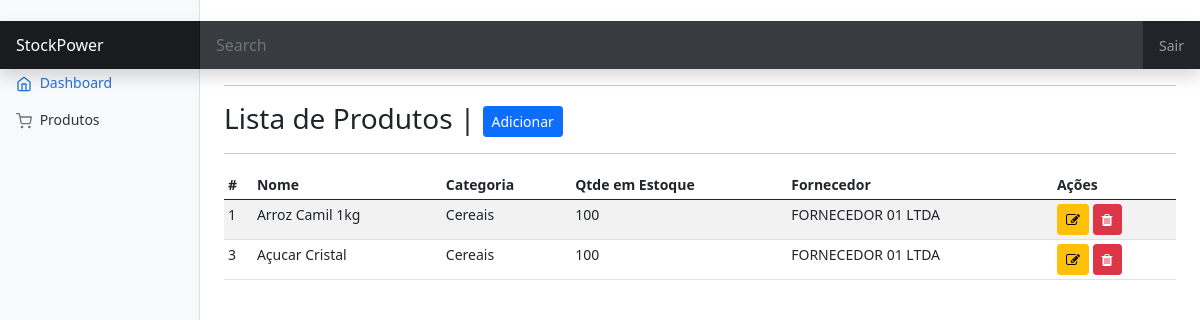
The app's page /projeto/admin.php?op=list_products with its own data.
### tables this page shows
CREATE TABLE `tb_products` (
  `id_product` int(11) NOT NULL,
  `product_name` varchar(50) NOT NULL,
  `product_category` varchar(20) NOT NULL,
  `product_stock` int(7) NOT NULL,
  `product_provider` varchar(30) NOT NULL,
  `product_created` timestamp NOT NULL DEFAULT CURRENT_TIMESTAMP
);

### projeto/admin.php (called while the page is built)
<?php
	include_once "models/config.php";
	include_once 'controller/validate.php';
	function page_content(){
		validate_options();
	}
	include_once 'views/template.php';
?>

### projeto/models/config.php (called while the page is built, shortened)
<?php
	$project_name = "/projeto";
	$project_index = "http://".$_SERVER['SERVER_NAME'].$project_name;
?>

### projeto/models/classes/Manager.class.php (called while the page is built, shortened)
<?php
	class Manager extends Connect{
		public function select_common($table, $fields, $filters, $query_extra){
			$pdo = parent::get_instance();
			$query = "SELECT ";
			if($fields != null){
				$query .= implode(", ", $fields);
			}else{
				$query .= "*";
			}
			$query .= " FROM $table";
			$statement = $pdo->prepare($query);
			$statement->execute();
			if($statement->rowCount()){
				while($result = $statement->fetch(PDO::FETCH_ASSOC)){
					$data[] = $result;
				}
			}else{
				return false;
			}
			return $data;
		}
	}
?>

### projeto/views/modules/products/list_products.php (the view, shortened to what this page needs)
<hr>
<h3>
	Lista de Produtos | <a href="?op=add_product" class="btn btn-primary btn-sm"> Adicionar </a>
</h3>
<hr>
      <div class="table-responsive">
        <table class="table table-striped table-sm">
          <thead>
            <tr>
              <th scope="col">#</th>
              <th scope="col">Nome</th>
              <th scope="col">Categoria</th>
              <th scope="col">Qtde em Estoque</th>
              <th scope="col">Fornecedor</th>
              <th scope="col">Ações</th>
            </tr>
          </thead>
          <tbody>
            <?php foreach($products as $p): ?>
            	<tr>
	              <td><?=$p['id_product'];?></td>
	              <td><?=$p['product_name'];?></td>
	              <td><?=$p['product_category'];?></td>
	              <td><?=$p['product_stock'];?></td>
	              <td><?=$p['product_provider'];?></td>
	              <td>
	              	<a href="?op=update_product&id=<?=$p['id_product'];?>" class="btn btn-warning btn-sm"> <i class="fa fa-edit"></i></a>
	              	<button class="btn btn-danger btn-sm" data-bs-toggle="modal" data-bs-target="#produto-<?=$p['id_product'];?>">
	              		<i class="fa fa-trash"></i>
	              	</button>
	              </td>
            	</tr>
	        <?php endforeach; ?>
          </tbody>
        </table>
      </div>

### projeto/views/template.php (shortened to what this page needs)
<!DOCTYPE html>
<html lang="en"><head>
    <link href="<?=$project_index;?>/views/assets/template/bootstrap.css" rel="stylesheet">
    <link rel="stylesheet" type="text/css" href="https://cdnjs.cloudflare.com/ajax/libs/font-awesome/4.7.0/css/font-awesome.css">
    <link href="<?=$project_index;?>/views/assets/template/dashboard.css" rel="stylesheet">
</head>
  <body>
<header class="navbar navbar-dark sticky-top bg-dark flex-md-nowrap p-0 shadow">
  <a class="navbar-brand col-md-3 col-lg-2 me-0 px-3" href="#"> StockPower</a>
  <input class="form-control form-control-dark w-100" type="text" placeholder="Search" aria-label="Search">
  <div class="navbar-nav">
    <div class="nav-item text-nowrap">
      <a class="nav-link px-3" href="<?=$project_index;?>/controller/logout.php"> Sair </a>
    </div>
  </div>
</header>
<div class="container-fluid">
  <div class="row">
    <?php include_once 'layout/sidebar.php'; ?>
    <main class="col-md-9 ms-sm-auto col-lg-10 px-md-4">
        <?php page_content(); ?>
    </main>
  </div>
</div>
</body></html>

### projeto/views/layout/sidebar.php (shortened to what this page needs)
<nav id="sidebarMenu" class="col-md-3 col-lg-2 d-md-block bg-light sidebar collapse">
  <div class="position-sticky pt-3">
    <ul class="nav flex-column">
      <li class="nav-item">
        <a class="nav-link active" aria-current="page" href="#">
          Dashboard
        </a>
      </li>
      <li class="nav-item">
        <a class="nav-link" href="?op=list_products">
          Produtos
        </a>
      </li>
    </ul>
  </div>
</nav>

### projeto/controller/validate.php (shortened to what this page needs)
<?php
	function validate_options(){
		include_once $GLOBALS['path']."/models/classes/Manager.class.php";
		switch($_GET['op']){
			case 'list_products':
				$manager = new Manager;
				$products = $manager->select_common("tb_products", null, null, null);
				include_once $GLOBALS['path']."/views/modules/products/list_products.php";
			break;
		}
	}
?>

### projeto/views/assets/template/dashboard.css (style rules this page uses)
body { font-size: .875rem; }
.feather { width: 16px; height: 16px; vertical-align: text-bottom; }
.sidebar { position: fixed; top: 0; bottom: 0; left: 0; z-index: 100; padding: 48px 0 0; box-shadow: inset -1px 0 0 rgba(0, 0, 0, .1); }
.sidebar .nav-link { font-weight: 500; color: #333; }
.sidebar .nav-link .feather { margin-right: 4px; color: #727272; }
.sidebar .nav-link.active { color: #2470dc; }
.sidebar .nav-link:hover .feather, .sidebar .nav-link.active .feather { color: inherit; }
.navbar-brand { padding-top: .75rem; padding-bottom: .75rem; font-size: 1rem; background-color: rgba(0, 0, 0, .25); box-shadow: inset -1px 0 0 rgba(0, 0, 0, .25); }
.navbar .form-control { padding: .75rem 1rem; border-width: 0; border-radius: 0; }
.form-control-dark { color: #fff; background-color: rgba(255, 255, 255, .1); border-color: rgba(255, 255, 255, .1); }

### records on screen
tb_products: id_product "1", product_name "Arroz Camil 1kg", product_category "Cereais", product_stock "100", product_provider "FORNECEDOR 01 LTDA"
tb_products: id_product "3", product_name "Açucar Cristal", product_category "Cereais", product_stock "100", product_provider "FORNECEDOR 01 LTDA"
